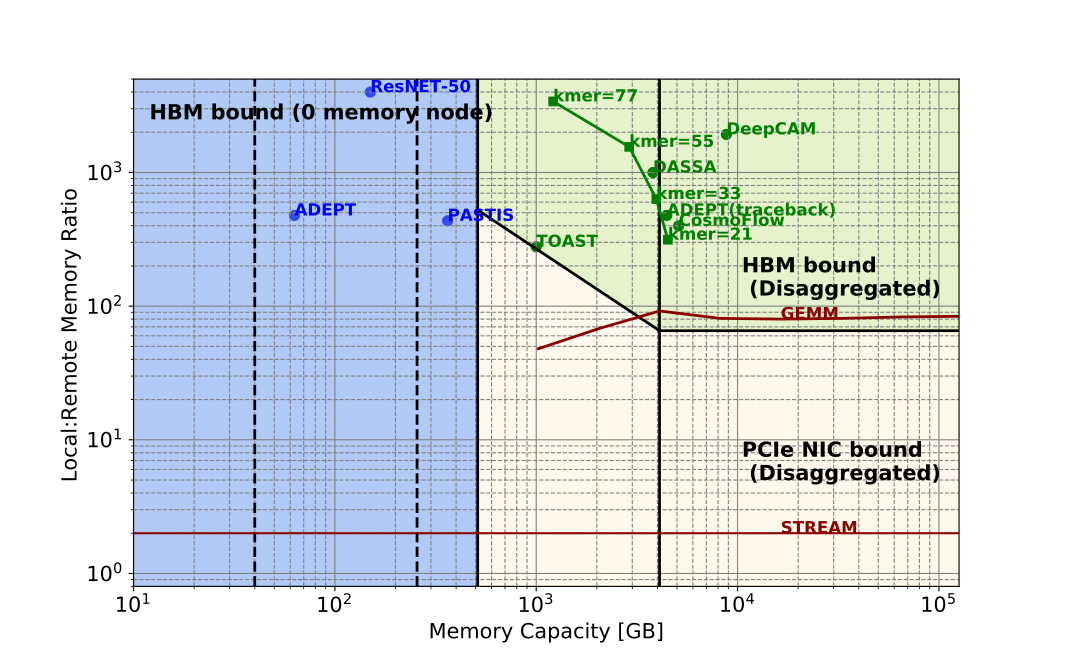

Python code for this plot:
import matplotlib.pyplot as plt
import math


font = { 'size'   : 15}
plt.rc('font', **font)
markersize = 10

colors = ['b','r','g','m','y','c']
styles = ['o','s','v','^','D',">","<","*","h","H","+","1","2","3","4","8","p","d","|","_",".",","]

fig = plt.figure(1,figsize=(10.67,6.6))
plt.clf()
ax = fig.gca()
ax.set_xscale('log')
ax.set_yscale('log')
ax.set_xlabel('Memory Capacity [GB]')
ax.set_ylabel('Local:Remote Memory Ratio ')

xmin = 1
xmax = 5.1
ymin = 0.8
ymax = 5000

ax.set_xlim(10**xmin, 10**xmax)
ax.set_ylim(ymin, ymax)

xlim = ax.get_xlim()
ylim = ax.get_ylim()


ax.hlines(y=65.5, xmin=4096, xmax=1000000, linewidth=2, color='black')
plt.vlines(x=512, ymin=ymin, ymax=ymax, colors='black', lw=2)
plt.vlines(x=40, ymin=ymin, ymax=ymax, colors='black', lw=2,ls='--')
plt.vlines(x=256, ymin=ymin, ymax=ymax, colors='black', ls='--',lw=2)
plt.vlines(x=4096, ymin=ymin, ymax=ymax, colors='black',lw=2)


myx=[]
myy=[]
myupper=[]
mylower=[]
for i in range(512,4096):
    myx.append(i)
    myy.append(65.5*(4096/i))
    myupper.append(ymax)
    mylower.append(ymin)
ax.plot(myx,myy,c='k',lw=2)

zonename=['HBM bound (0 memory node)','HBM bound\n (Disaggregated)','PCIe NIC bound\n (Disaggregated)']
ax.axvspan(10**xmin, 512, alpha=0.5, color='cornflowerblue')
ax.annotate(zonename[0], (10**xmin*1.2, ymax/2),c='k',weight='bold')

ax.annotate(zonename[1], (10**4+500, 120),c='k',weight='bold')
ax.fill_between(
    myx, myy, myupper, where=(myy <= myupper),
    interpolate=True, color="yellowgreen", alpha=0.25)

ax.annotate(zonename[2], (10**4+500, 5),c='k',weight='bold')
ax.fill_between(
    myx, myy, mylower, where=(myy >= mylower),
    interpolate=True, color="moccasin", alpha=0.25)

myx=[4096,10**xmax]
myy=[65.5,65.5]
myupper=[ymax,ymax]
mylower=[ymin,ymin]
ax.fill_between(
    myx, myy, myupper, where=(myy <= myupper),
    interpolate=True, color="yellowgreen", alpha=0.25)

ax.fill_between(
    myx, myy, mylower, where=(myy >= mylower),
    interpolate=True, color="moccasin", alpha=0.25)

#ResNET, DeepCAM, CosmoFlow, DASSA, adept(traceback), adept, PASTIS, TOAST
mem=[0.15*1000,8.8*1000,5.1*1000,3.8*1000, 4.45*1000, 63,363,1000]
LR=[3993,1927,399,1000, 477, 477,435,278]
appname=['ResNET-50', 'DeepCAM', 'CosmoFlow', 'DASSA', 'ADEPT(traceback)', 'ADEPT', 'PASTIS', 'TOAST']
for i in range(0,len(mem)):
    if mem[i] < 512:
        mycolor='b'
    elif LR[i] > 65.5:
        mycolor='g'
    else:
        mycolor='orange'
    plt.scatter(mem[i], LR[i],  c=mycolor, s=50)
    plt.annotate(appname[i], (mem[i], LR[i]),c=mycolor,weight='bold',fontsize=12)


#EXTENSION
mem=[4506.93, 3949.155, 2896.155, 1213.515]
LR=[314,633,1555,3402]
kmer=['kmer=21','kmer=33','kmer=55','kmer=77']
plt.plot(mem, LR,  c='g', marker='s',lw=2)
for i in range(0,len(mem)):
    plt.annotate(kmer[i], (mem[i], LR[i]),c='g',weight='bold',fontsize=12)


#gemm
appname=['GEMM']
ddr_gb=[1024,	2048,	4096,	8192,	16384,	32768,	65536,	131072,	262144,	524288,	1048576,	2097152]
lr=[48,	68,	92,	81,	80,	81,	83,	84,	86,	87,	87,	88]
ax.plot(ddr_gb,lr,c='darkred',lw=2)
ax.annotate(appname[0], (ddr_gb[math.floor(len(ddr_gb)/3)], lr[math.floor(len(ddr_gb)/3)]),c='darkred',weight='bold',fontsize=12)
#stream
appname=['STREAM']
lr=2
plt.axhline(y=lr, color='darkred', linestyle='-')

ax.annotate(appname[0], (ddr_gb[math.floor(len(ddr_gb)/3)], lr) ,c='darkred',weight='bold',fontsize=12)


ax.grid(b=True, which='major', color='grey', linestyle='-')
ax.grid(b=True, which='minor', color='grey', linestyle='--')
plt.savefig('summary_apps_fig6.pdf')
